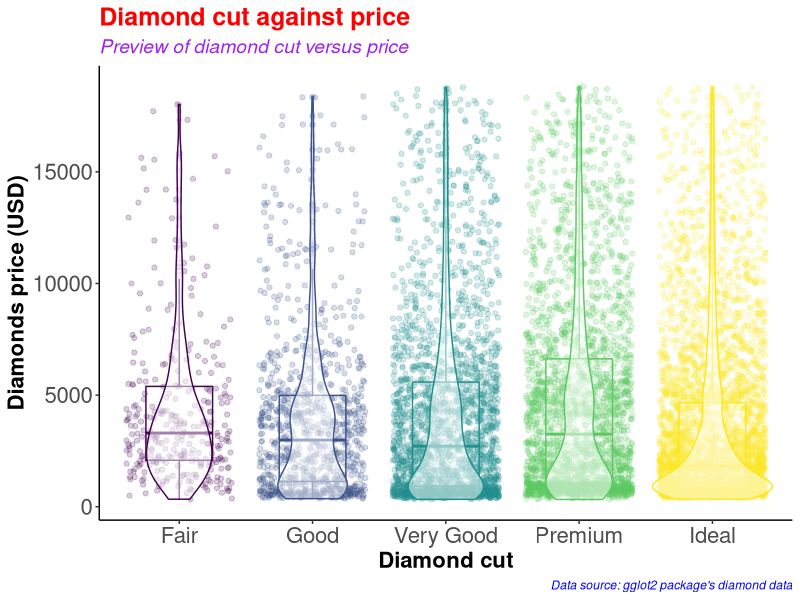
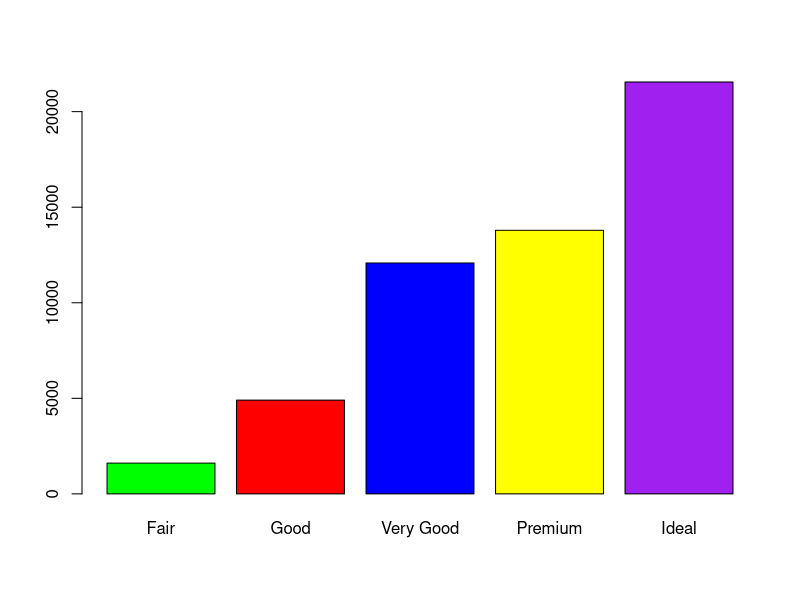
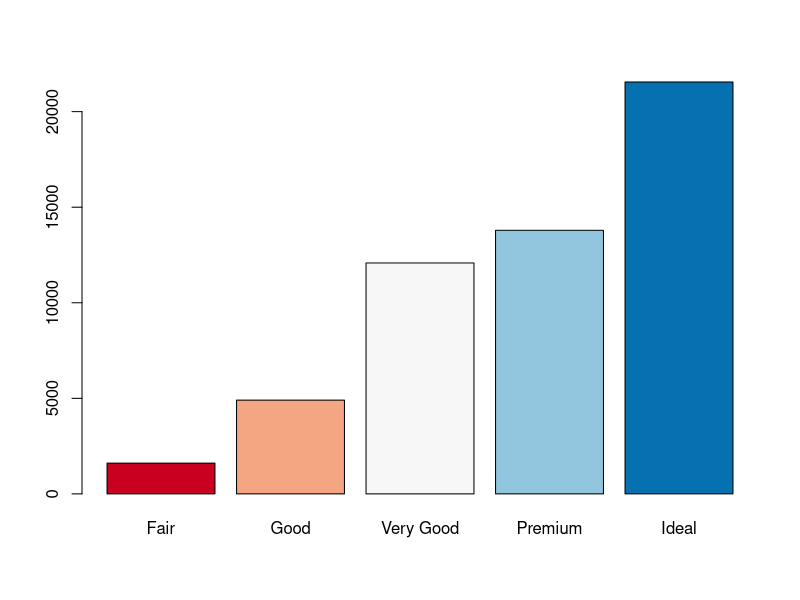
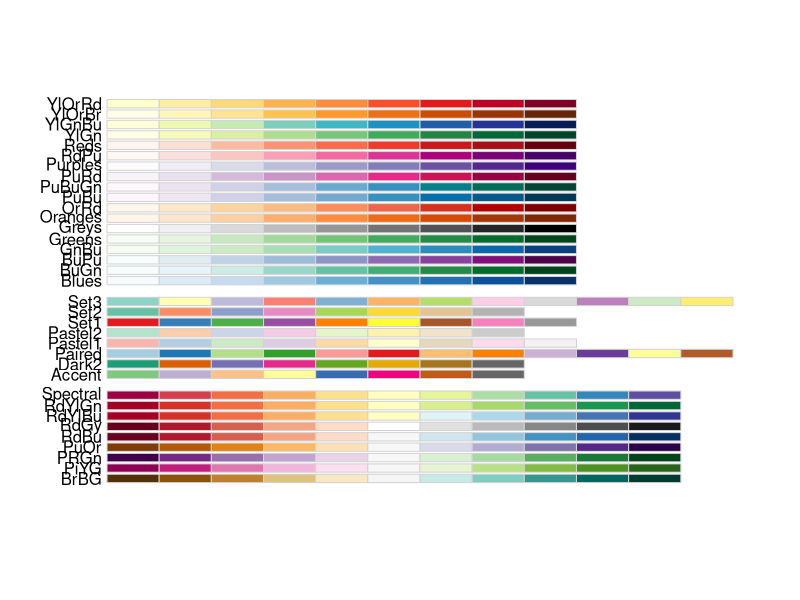
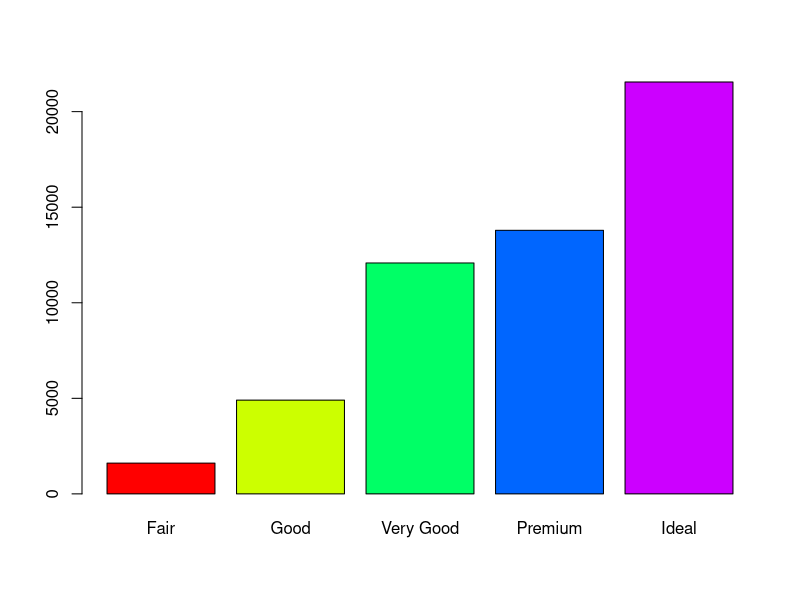
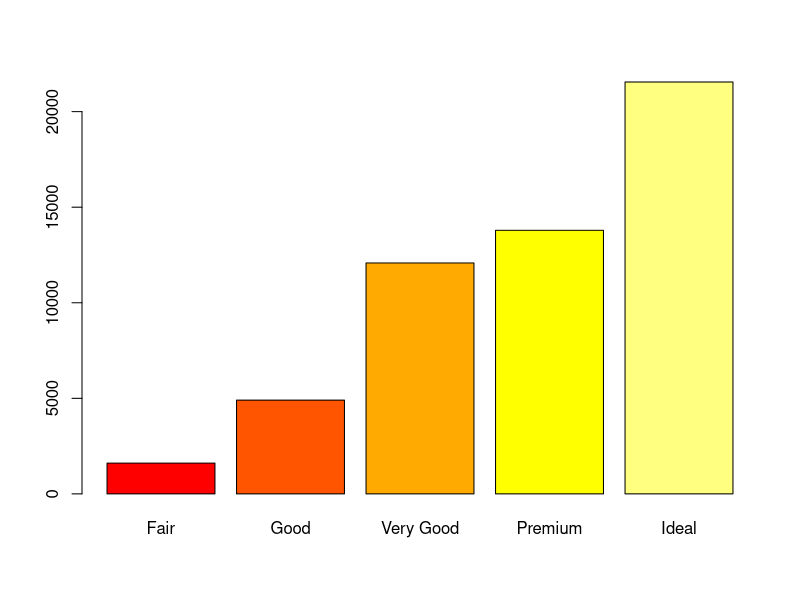
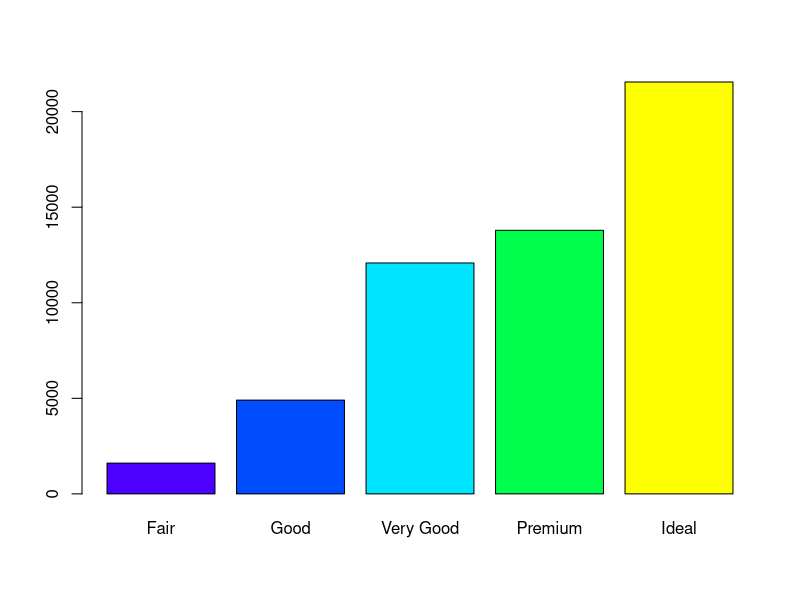
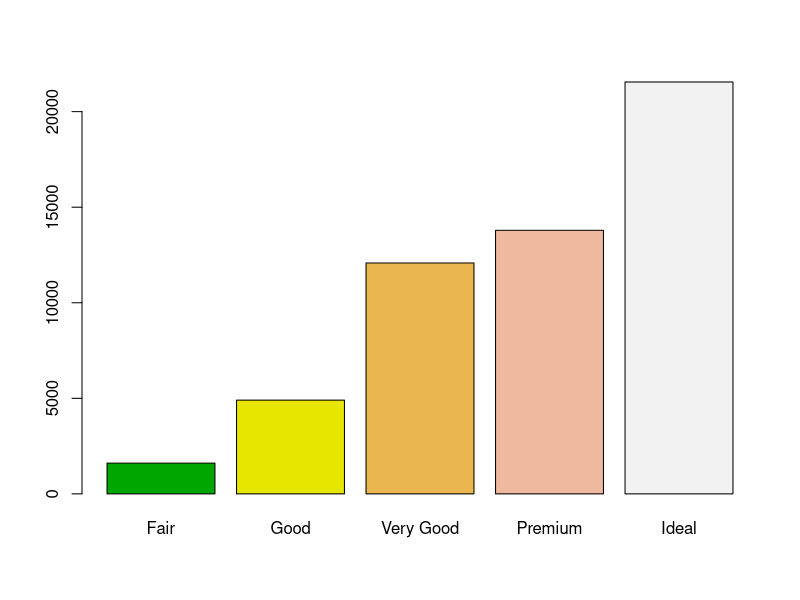

Write R code to recreate these figures, in order.
#########################################
# Name: Wyclife Agumba Oluoch           #   
# E-mail: wyclifeoluoch@gmail.com       #
# GitHub: https://github.com/Wycology   #
# Task: Boxplot and violin plots in one #
# Date: 4th Jan 2021                    #
# Last edited: 9th April 2021           #
#########################################

# Loading the necessary libraries for the project

library(tidyverse) # This is for data wrangling and plotting.
library(RColorBrewer) # This is for generating color pallets for the plots.

diamonds_df <- diamonds # Saving the diamonds data-set to a new object in R.

head(diamonds) # Checking the variables in the data-set for subsequent analyses
nrow(diamonds) # Checking for the number of rows in the data. 53940 observations
ncol(diamonds) # Checking the number of variables in the data-set. 10 variables

diamonds_df %>% # Picking the diamonds data, and then
  slice_sample(n = 0.2*(nrow(diamonds))) %>% # Picking a portion of the data-set
  ggplot(aes(x = cut, y = price, color = cut)) + # Adding the mapping variables
  geom_point(position = "jitter", alpha = 0.2) + # Adding jitter and alpha
  geom_boxplot(alpha = 0.1, width = 0.5) + # Modifying dimensions of the boxplot 
  geom_violin(alpha = 0.5) + # Adding violin plot on top of the box and jitter
  theme_classic() + # Adding my preferred theme for publication.
  theme(legend.position = "none") + # Removing the legend; it is on the x-axis
  labs(x = "Diamond cut", # Labels the x-axis.
       y = "Diamonds price (USD)", # Labeling the y-axis
       title = "Diamond cut against price", # Setting tibble of the plot
       subtitle = "Preview of diamond cut versus price", # Descriptive title beneath TITLE
       caption = "Data source: gglot2 package's diamond data") +
  theme(axis.text = element_text(size=16), # Size of labels on tick-marks
        axis.title = element_text(size=16,face="bold")) + # Size of axis labels
  theme(plot.title = element_text(color = 'red', size = 18, face = 'bold'),
        plot.subtitle = element_text(color = 'purple', size = 14, face = 'italic'),
        plot.caption = element_text(color = 'blue', face = 'italic'))

diamonds %>% # Picking the diamonds data, and then
  filter(cut == 'Very Good') %>% # Picking the very good cut 
  nrow() # counting the number of rows with very good cut

diamonds %>% 
  select(cut) %>% 
  table() %>% 
  barplot(col = c('green', 'red', 'blue', 'yellow', 'purple'))

# Instead of specifying the colors, we can simply use the color brewer panel 

diamonds %>% 
  select(cut) %>% 
  table() %>% 
  barplot(col = brewer.pal(n = 5, name = "RdBu"))
# To display more brewer colors options to use, run the following function:

display.brewer.all()

# Can also use rainbow colors

diamonds %>% 
  select(cut) %>% 
  table() %>% 
  barplot(col = rainbow(5))

# Can also use heat.colors
diamonds %>% 
  select(cut) %>% 
  table() %>% 
  barplot(col = heat.colors(5))

# Can also use topographic colors

diamonds %>% 
  select(cut) %>% 
  table() %>% 
  barplot(col = topo.colors(5))

# Can also use terrain colors
diamonds %>% 
  select(cut) %>% 
  table() %>% 
  barplot(col = terrain.colors(5))

# Can also use cm.colors
diamonds %>% 
  select(cut) %>% 
  table() %>% 
  barplot(col = cm.colors(5)) 

# That is awesome. Good for the day.
